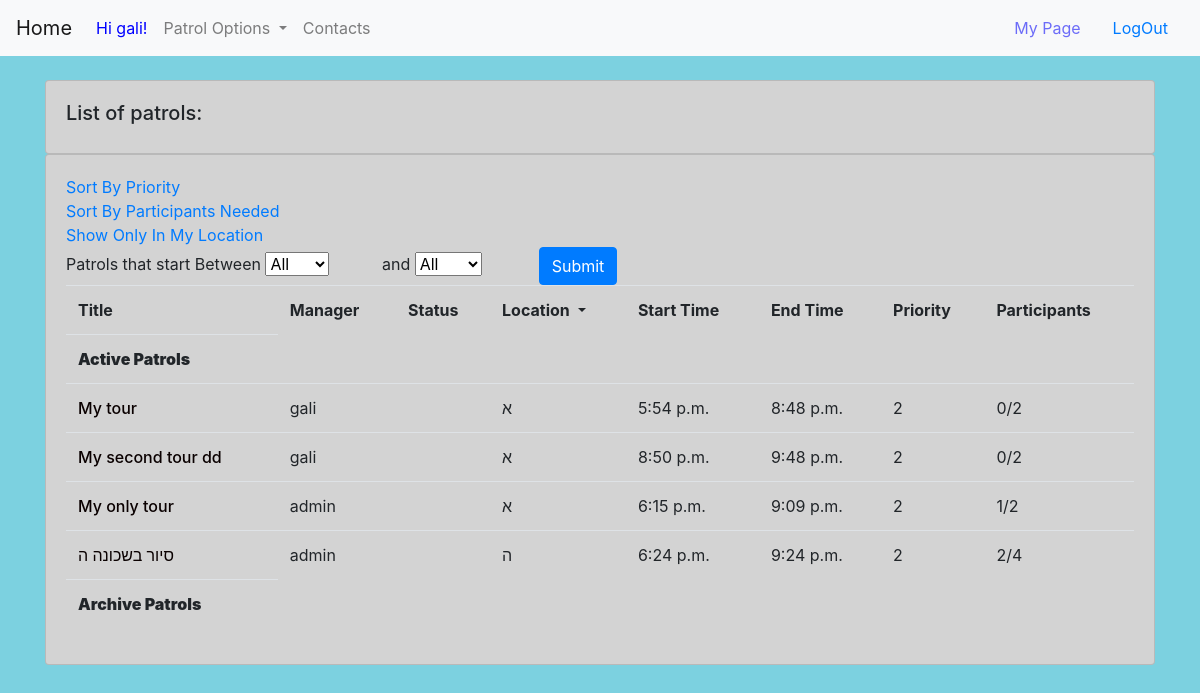
The page /patrols/ (signed in) on the database its author committed.
### Patrols/models.py (models this page shows, shortened)
class Patrol(models.Model):
    class PatrolStatus(models.TextChoices):
        CREATION = "Creation"
        ACTIVE = "Active"
        ARCHIVE = "Archive"
    manager = models.ForeignKey(User, on_delete=models.CASCADE, related_name='patrols', null=False)
    title = models.CharField('title', max_length=MEDIUM_STRING)
    patrol_status = models.CharField('patrol status', max_length=MIN_STRING, null=True, choices=PatrolStatus.choices,
                                     default=PatrolStatus.CREATION)
    description = models.TextField('summary', max_length=MAX_STRING, null=True, blank=True)
    time_created = models.DateTimeField('time created', default=current_time, null=False)
    time_updated_last = models.DateTimeField('last updated', default=current_time, null=False)
    location = models.CharField(max_length=MEDIUM_STRING, choices=get_locations(), default=default_neighborhoods[0])
    date = models.DateField('date', default=current_time, null=False)
    start_time = models.TimeField('start time', default=current_time, null=False)
    end_time = models.TimeField('end time', default=current_time() + timezone.timedelta(hours=3), null=False)
    priority = models.IntegerField('priority', default=MAX_PRIORITY, blank=True)
    participants_needed = models.IntegerField('participants needed', default=DEFAULT_PATROL_SIZE)
    reactions = models.ManyToManyField(User, related_name='reactions', blank=True)
    approved_reactions = models.ManyToManyField(User, related_name='approved_reactions', blank=True)
    users_participated = models.ManyToManyField(User, related_name='participants', blank=True)
    update_priority = models.BooleanField(default=False)

### Patrols/views.py (the view, shortened to what this page needs)
# urls.py: path('', parent_patrol, name='parent_patrol'),
@login_required(login_url='/Login/')
def parent_patrol(request):
    if request.GET.get('sort') == 'Priority':
        activePatrols = Patrol.objects.filter(patrol_status__in=["Creation", "Active"]).order_by('-priority')
        donePatrols = Patrol.objects.filter(patrol_status="Archive").order_by('-priority')
    elif request.GET.get('sort') == 'Location':
        activePatrols = Patrol.objects.filter(location=request.user.profile.Neighborhood)
        donePatrols = Patrol.objects.filter(patrol_status="Archive").filter(location=request.user.profile.Neighborhood)
    else:
        activePatrols = Patrol.objects.filter(patrol_status__in=["Creation", "Active"])
        donePatrols = Patrol.objects.filter(patrol_status="Archive")
    locations = ("הכל",) + tuple(location[0] for location in get_locations())
    context = {
        'activePatrols': activePatrols,
        'donePatrols': donePatrols,
        'locations': locations,
    }
    return render(request, 'Patrols/ParentPatrolPage.html', context)

### adminPage/models.py (called while the page is built)
def get_locations(neighborhood_table='unified_data', neighborhood_column='neighborhood_1'):
    try:
        neighbourhoods = get_data(neighborhood_table)[neighborhood_column].unique()
    except (ValueError, KeyError, TypeError, AttributeError):
        neighbourhoods = default_neighborhoods
    return [(neighborhood, neighborhood) for neighborhood in neighbourhoods]

def get_data(data='unified_data'):
    current_data = DataFile.objects.filter(file_name=data, is_primary=True)
    if current_data.count() == 0:
        current_data = DataFile.objects.filter(file_name=data)
    try:
        return current_data.first().load_frame()
    except AttributeError:
        return None

    def load_frame(self):
        return pd.read_json(self.data, orient='split')

### HomePage/templates/Patrols/ParentPatrolPage.html (shortened to what this page needs)
{% extends 'base.html' %}
{% block content %}
<!DOCTYPE html>
<html lang="en">
<head>
</head>
<body>
    <br>
    <div class="row">
        <div class="col-md">
            <div class="card card-body" id="general">
                <h5>List of patrols:</h5>
            </div>
            <div class="card card-body" id="general">
                <tr><th><a href="{{ parent_patrol }}?sort=Priority">Sort By Priority </a></th>
                <tr><th><a href="{{ parent_patrol }}?sort=Participants_Needed">Sort By Participants Needed </a></th>
                    <th>
                {% if request.user.profile.is_patrol_manager %}
                        <tr><th><a href="{{ parent_patrol }}?sort=Location">Show Only In My Location</a></th>
                        <th>
                {% endif %}
                <div id="example">
                    <div class="demo-section k-header" style="width: 600px;">
                        <form method="POST">
                            <label for="start">Patrols that start Between </label>
                            <select name="STime">
                                <option value="0">All</option>
                            </select>
                            <label for="end" style="margin-left:3em">and</label>
                            <select name="ETime">
                                <option value="0">All</option>
                            </select>
                            <button type="submit" class="btn btn-primary">Submit</button>
                        </form>
                    </div>
                </div>
                <table class="table">
                    <tr>
                        <th>Title</th>
                        <th>Manager</th>
                        <th>Status</th>
                        <th>
                            <div class="dropdown">
                                <div class="dropdown-toggle" type="button" id="dropdownAreaButton" data-toggle="dropdown" aria-haspopup="true" aria-expanded="false">
                                    Location
                                </div>
                            </div>
                        </th>
                        <th>Start Time</th>
                        <th>End Time</th>
                        <th>Priority</th>
                        <th>Participants</th>
                    </tr>
                    <tr>
                        <th><b>Active Patrols</b></th>
                    </tr>
                    {% for patrol in activePatrols %}
                        <tr>
                            <td>
                                <a href="{% url 'patrol_page' patrol.pk %}" style="color:#0A0000; font-weight:500">
                                    {{ patrol.title }}
                                </a>
                            </td>
                            <td>{{patrol.manager}}</td>
                            <td>{{patrol.status}}</td>
                            <td>{{patrol.location}}</td>
                            <td>{{patrol.start_time}}</td>
                            <td>{{patrol.end_time}}</td>
                            <td>{{patrol.priority}}</td>
                            <td>{{ patrol.approved_reactions.count }}/{{ patrol.participants_needed }}</td>
                        </tr>
                    {% endfor %}
                    <tr>
                        <th><b>Archive Patrols</b></th>
                    </tr>
                </table>
            </div>
        </div>
    </div>
</body>
</html>
{% endblock %}

### HomePage/templates/base.html (shortened to what this page needs)
{% load static %}
<!DOCTYPE html>
<html lang="en">
<head>
    <link rel="stylesheet" href="https://cdn.jsdelivr.net/npm/bootstrap@4.5.3/dist/css/bootstrap.min.css">
</head>
<body>
    <div>
        <nav class="navbar navbar-expand-lg navbar-light bg-light">
          <a class="navbar-brand" href="{% url 'homepage' %}">Home</a>
          <div class="collapse navbar-collapse" id="navbarSupportedContent">
            <ul class="navbar-nav mr-auto">
                {% if user.is_authenticated %}
                  <li class="nav-item active">
                  <a class="nav-link disabled" href="#" style="color:blue;">Hi {{ user.username }}!</a>
                  </li>
                {% endif %}
                {% if user.is_authenticated %}
                  <li class="nav-item dropdown">
                    <a class="nav-link dropdown-toggle" href="#" id="navbarDropdown" role="button" data-toggle="dropdown" aria-haspopup="true" aria-expanded="false">
                      Patrol Options
                    </a>
                  </li>
                  <li class="nav-item">
                    <a class="nav-link" href="{% url 'ContactManagement' %}">Contacts</a>
                  </li>
                {% endif %}
            </ul>
              {% if user.is_authenticated %}
                <a class="nav-link active" href="{% url 'resident_page' %}"><h8 style="color:#6c6cf8;">My Page</h8> <span class="sr-only">(current)</span></a>
                <a class="nav-link active" href="{% url 'logoutuser' %}">LogOut</a>
              {% else %}
                <a class="nav-link active" href="{% url 'AddParent' %}">Register</a>
                <a class="nav-link active" href="{% url 'Login' %}">Login</a>
              {% endif %}
          </div>
        </nav>
    </div>
    <div class="container">
        <div id="content" name="content">
            {% block content %}
            {% endblock %}
        </div>
    </div>
</body>
</html>

### HomePage/templates/Patrols/ParentPatrolPage.html (style rules this page uses)
#general { background-color: #D3D3D3; }
body { background-color: #7CD1E0; }

### rows shown on the page
Patrol: title "My tour", manager "gali", location "א", start_time "5:54 p.m.", end_time "8:48 p.m.", priority "2", approved_reactions.count "0", participants_needed "2"
Patrol: title "My second tour dd", manager "gali", location "א", start_time "8:50 p.m.", end_time "9:48 p.m.", priority "2", approved_reactions.count "0", participants_needed "2"
Patrol: title "My only tour", manager "admin", location "א", start_time "6:15 p.m.", end_time "9:09 p.m.", priority "2", approved_reactions.count "1", participants_needed "2"
Patrol: title "סיור בשכונה ה", manager "admin", location "ה", start_time "6:24 p.m.", end_time "9:24 p.m.", priority "2", approved_reactions.count "2", participants_needed "4"

### other values the page prints
{{ user.username }} "gali"
